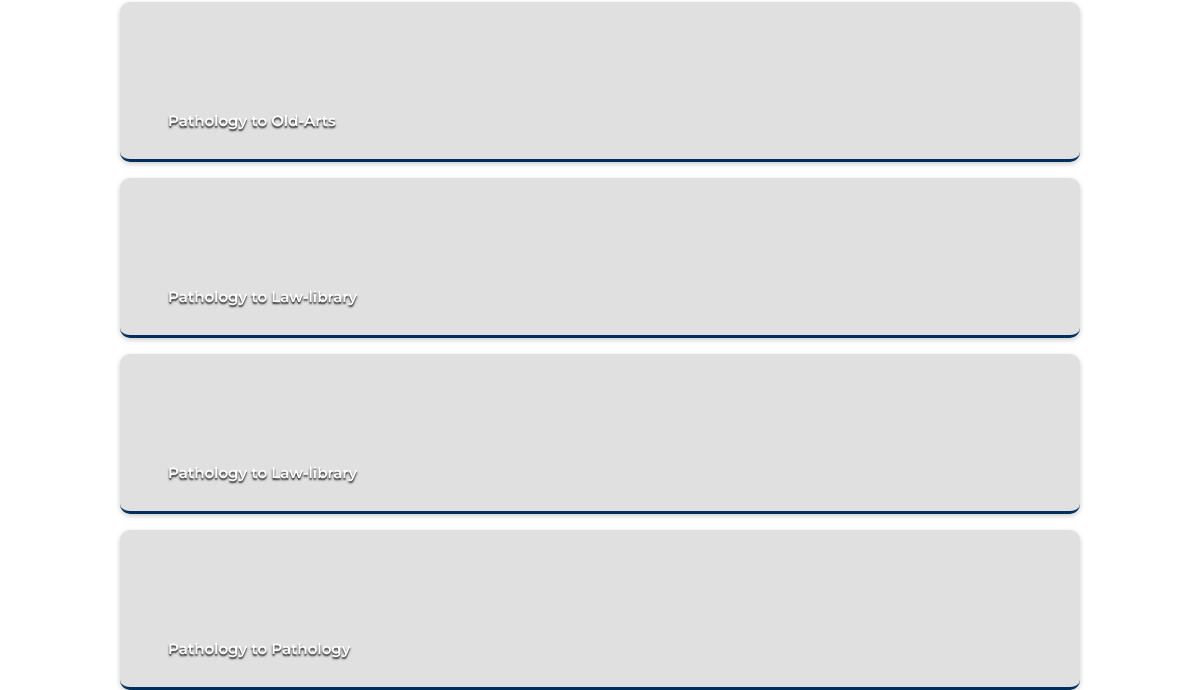
Before: /driver/ (lower part) with the older database file.
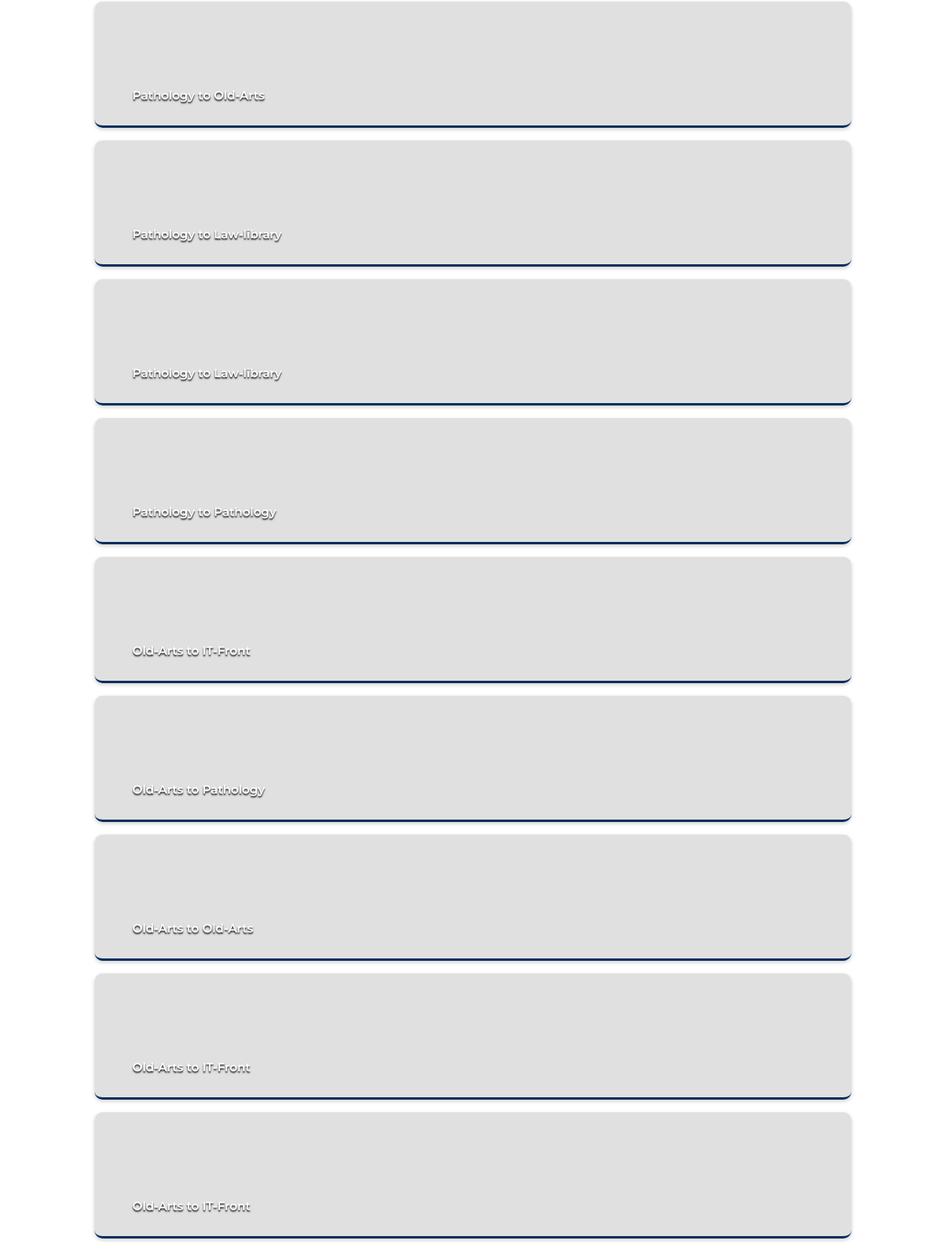
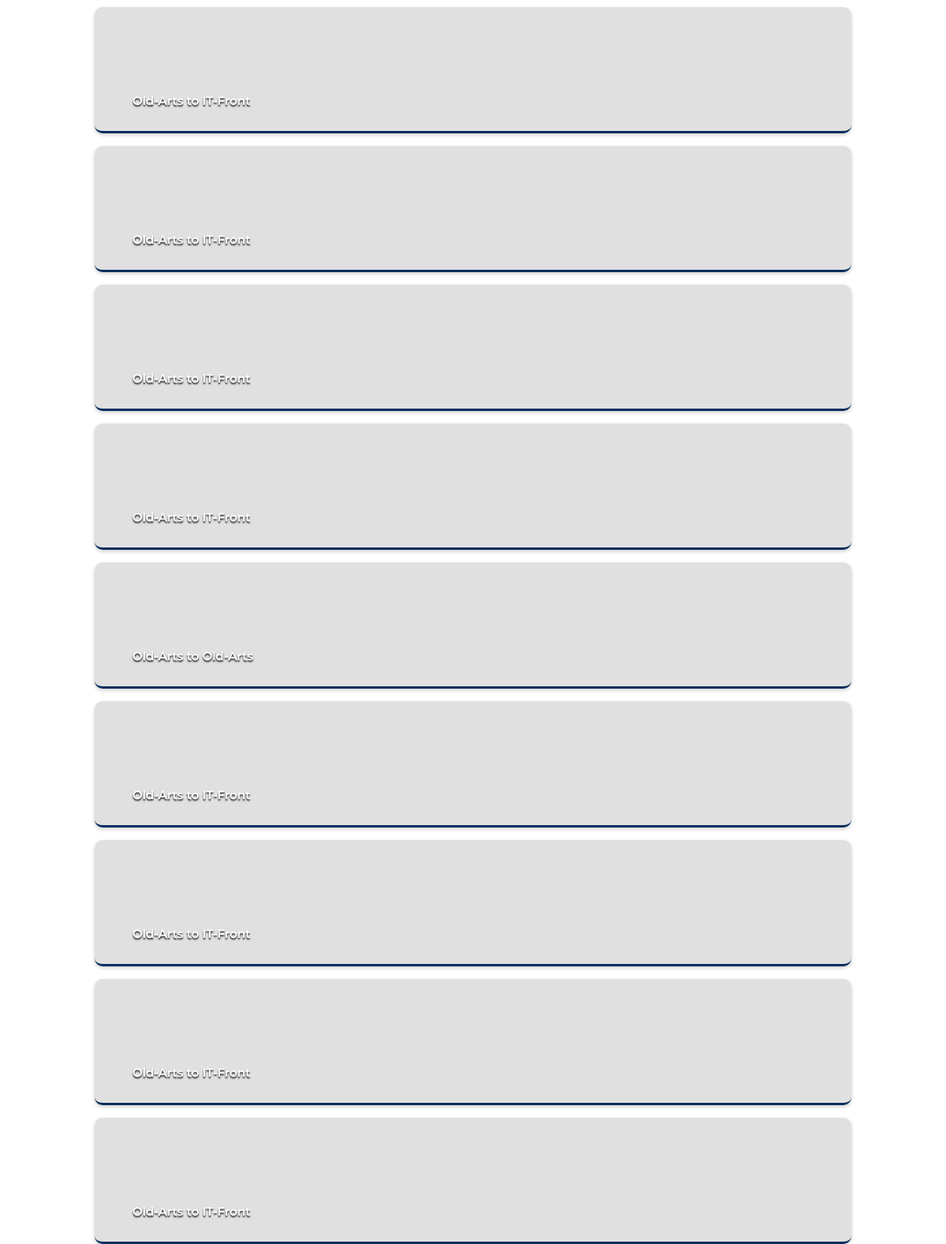
After: the same page with the newer database file (2 pictures, top to bottom).
### nav/models.py (models this page shows, shortened)
class Trip(models.Model):
    booked = models.DateTimeField(null=False, blank=False)
    pickedUp = models.DateTimeField( null=True, blank=True)
    completed = models.DateTimeField( null=True, blank=True)
    pickUp = models.ForeignKey(Point, null=True, blank=True, on_delete=models.SET_NULL, related_name='pickup_point' )
    dropOff = models.ForeignKey(Point, null=True, blank=True, on_delete=models.SET_NULL, related_name='dropoff_point' )
    code = models.CharField(max_length=6)
    driver = models.ForeignKey(User, null=True, blank=True, on_delete=models.SET_NULL, related_name='driven_rides' )
    passenger = models.ForeignKey(User, on_delete=models.CASCADE, related_name='passenger_rides')
    PickupSec = models.FloatField(null=True, blank=True)
    TimeSec = models.FloatField(null=True, blank=True)
    speed = models.FloatField(null=True, blank=True)
    done = models.BooleanField(default=False)

class Point(models.Model):
    name = models.CharField(max_length=50)
    lat = models.FloatField()
    long = models.FloatField()
    full = models.CharField(max_length=21,validators=[MinLengthValidator(19)])
    def __str__(self):
        return self.name

### nav/views.py (the view)
# urls.py: path('driver/', views.driver, name='place'),
def driver(request):
    dueTrips = Trip.objects.filter(done=False)
    return render(request, 'nav/driver.html',{'trips':dueTrips})

### nav/templates/nav/driver.html (shortened to what this page needs)
{% load static %}
<!DOCTYPE html>
<html>
<head>
	<link rel="stylesheet" href="{% static 'nav/styles.css' %}"/>
	<link rel="stylesheet" href="{% static 'nav/driver.css' %}"/>
</head>
<body>
	<div id="orders-page">
		<div id="orders-container">
			{% for trip in trips %}
			<div id="{{trip.id}}" class="order">
				<p>{{trip.pickUp}} to {{trip.dropOff}}</p>
			</div>
			{% endfor %}
		</div>
	</div>
</body>
</html>

Changed rows visible on the page:
added Trip: pickUp "Old-Arts", dropOff "IT-Front"
added Trip: pickUp "Old-Arts", dropOff "Pathology"
added Trip: pickUp "Old-Arts", dropOff "Old-Arts"
added Trip: pickUp "Old-Arts", dropOff "IT-Front"
added Trip: pickUp "Old-Arts", dropOff "IT-Front"
added Trip: pickUp "Old-Arts", dropOff "IT-Front"
added Trip: pickUp "Old-Arts", dropOff "IT-Front"
added Trip: pickUp "Old-Arts", dropOff "IT-Front"
added Trip: pickUp "Old-Arts", dropOff "IT-Front"
added Trip: pickUp "Old-Arts", dropOff "Old-Arts"
added Trip: pickUp "Old-Arts", dropOff "IT-Front"
added Trip: pickUp "Old-Arts", dropOff "IT-Front"
added Trip: pickUp "Old-Arts", dropOff "IT-Front"
added Trip: pickUp "Old-Arts", dropOff "IT-Front"
